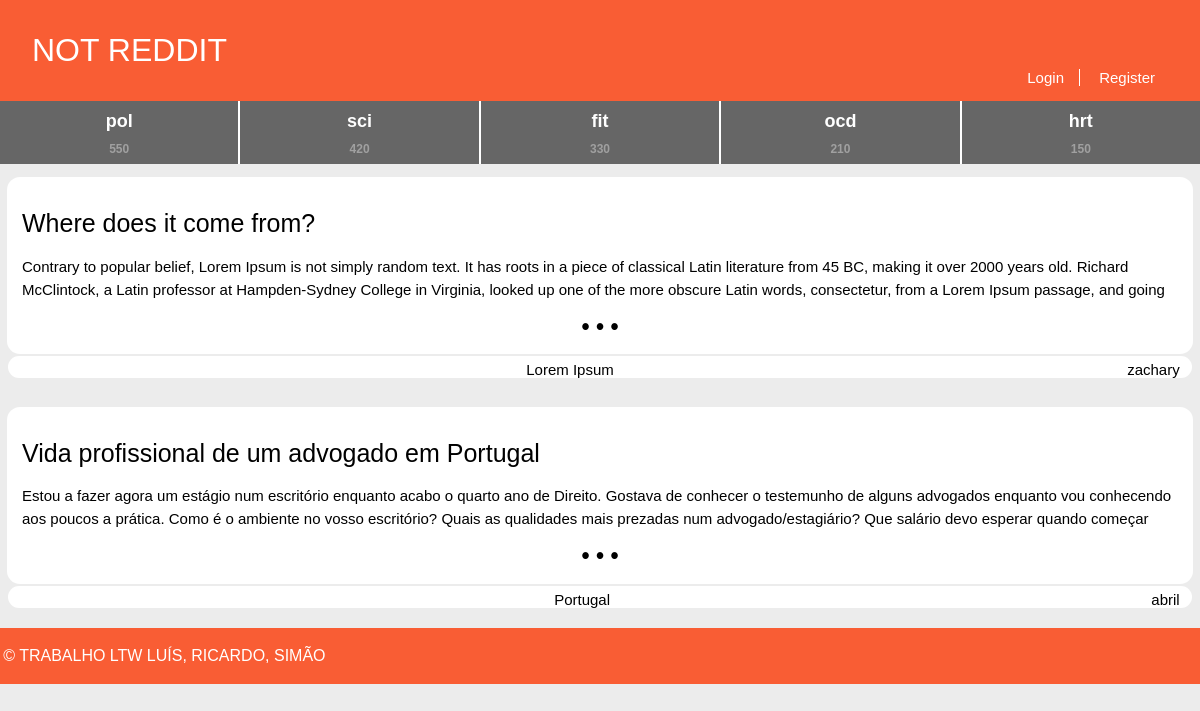
The page /pages/homepage.php on the database its author committed.
### tables this page shows
CREATE TABLE Channel (
  name VARCHAR PRIMARY KEY,
  subscribers INTEGER DEFAULT 0
);

CREATE TABLE Story (
  id INTEGER PRIMARY KEY,
  title VARCHAR,
  published INTEGER, -- date when the story was published in epoch format
  channel VARCHAR REFERENCES channel, -- comma separated tags
  author VARCHAR REFERENCES utilizer, -- who wrote the article
  points INTEGER DEFAULT 0,
  fulltext VARCHAR
);

### database/db_channel.php (called while the page is built, shortened)
<?php
	function getAllChannels(){
		$db = Database::instance()->db();
		$allChannels = $db->prepare('SELECT name FROM Channel');
		$allChannels->execute();
		$allChannelNames = $allChannels->fetchAll();
		return $allChannelNames;
	}
?>

### database/db_story.php (called while the page is built, shortened)
<?php
	function getMostRecentStoryFromChannel($channel){
		$db = Database::instance()->db();
		$recentStory = $db->prepare('SELECT id, title, fulltext, MAX(published) AS "published", channel, author, points FROM Story  WHERE channel = ?');
		$recentStory->execute(array($channel));
		$recentStory = $recentStory->fetchAll();
		return $recentStory;
	}
?>

### templates/tpl_common.php (the view, shortened to what this page needs)
<?php
	include_once('tpl_sub.php');
	include_once('tpl_story.php');
	include_once('../database/db_story.php');
?>
<?php function draw_header($username, $channel) { ?>
	<!DOCTYPE html>
	<html>
		<head>
			<link rel="stylesheet" href="../css/common.css">
		</head>
		<body>
			<header>
				<?php if($channel === "NOT REDDIT") { ?>
					<a id="title" href="../pages/homepage.php"><?=$channel?></a>
				<?php } else { ?>
					<a id="title" href="../pages/channel.php?name=<?=$channel?>"><?=$channel?></a>
				<?php } ?>
				<?php if($username != NULL) { ?>
					<nav id="signup">
						<a id="profile" href="../pages/profile.php?name=<?=$username?>"><?= $username ?></a>
						<a href="../actions/action_logout.php">Logout</a>
						<?php draw_subscriberList() ?>
					</nav>
				<?php } else { ?>
					<nav id="signup">
						<a href="../pages/login.php">Login</a>
						<a href="../pages/register.php">Register</a>
					</nav>
				<?php } ?>
			</header>
<?php } ?>
<?php function draw_info_bar_story($storyId, $username, $channel, $date, $points) { ?>
	<section id = "info_bar">
		<div id="middle">
			<a id="channel" href="../pages/channel.php?name=<?=$channel?>"><?=$channel?></a>
		</div>
		<div id="end">
			<a id="profile" href="../pages/profile.php?name=<?=$username?>"><?=$username?></a>
		</div>
	</section>
<?php } ?>
<?php function draw_footer() { ?>
	</body>
	<footer>
		<p>&copy; TRABALHO LTW LUÍS, RICARDO, SIMÃO</p>
	</footer>
	</html>
<?php } ?>

### pages/homepage.php (shortened to what this page needs)
<?php
	include_once('../templates/tpl_common.php');
	include_once('../templates/tpl_sub.php');
	include_once('../templates/tpl_story.php');
	include_once('../database/db_story.php');
	include_once('../database/db_channel.php');
	$channellist = array('pol', 'sci', 'fit', 'ocd', 'hrt');
	$numsubs = array('550', '420', '330', '210', '150');
	$channelid = array('68', '72', '44', '32', '69');
	if(!isset($_SESSION['username'])) {
		draw_header(null, 'NOT REDDIT');
	} else {
		draw_header($_SESSION['username'], 'NOT REDDIT');
		draw_topsubs($channellist, $numsubs, $channelid);
		draw_createChannel();
	}
	$allChannels = getAllChannels();
	foreach($allChannels as $channel){
		$mostRecent = getMostRecentStoryFromChannel($channel['name']);
		draw_storyCard($mostRecent[0], true);
	}
	draw_footer();
?>

### templates/tpl_story.php (shortened to what this page needs)
<?php
	include_once('../templates/tpl_common.php');
	include_once('../database/db_story.php');
?>
<?php function draw_storyCard($story, $displayChannel) { ?>
	<link rel="stylesheet" href="../css/storyCard.css">
	<?php if($displayChannel) {
		$channel = $story['channel'];
	} else {
		$channel = null;
	} ?>
	<button id="storyCard" onclick="window.location.href='../pages/story.php?id=<?=$story['id']?>'">
		<h1> <?=htmlspecialchars($story['title'])?> </h1>
		<p> <?=htmlspecialchars($story['fulltext'])?> </p>
		<p>&bull; &bull; &bull;</p>
	</button>
	<?php draw_info_bar_story($story['id'], $story['author'], $channel, $story['published'], $story['points']) ?>
<?php } ?>

### css/common.css (style rules this page uses)
body { margin: 0 auto; padding-bottom: 5em; max-width: 80em; --bg-color: #ececec; --panel-color: #f95d34; --error-bg-color: lightcoral; --error-ft-color: black; --successs-bg-color: lightgreen; --success-ft-color: black; background-color: var(--bg-color); }
body > header { display: grid; grid-template-columns: 1fr auto; grid-template-rows: auto auto; background-color: var(--panel-color) ; color: white; font-family: Verdana, sans-serif; }
body > header #title { padding-top: 1em; padding-left: 1em; text-decoration: none; color: white; font-size: 32px; grid-column: 1; grid-row: 1; cursor: pointer; }
body > header #signup { padding-right: 2em; padding-bottom: 15px; grid-column: 2; grid-row: 2; font-size: 15px; }
body > header > #signup > a:first-child { border-right: 1px solid white; }
body > header > #signup > a { padding: 0 1em; color: white; text-decoration: none; }
body > header #signup > a:first-child { padding-left: 0; }
#info_bar { background-color: white; border: none; border-radius: 13px; display: flex; flex-direction: row; justify-content: space-between; margin: 2px 0.5em 15px 0.5em; padding: 0.3em; padding-bottom: 0; font-family: Arial, sans-serif; }
#info_bar #channel { color: black; text-decoration: none; cursor: pointer; font-size: 15px; display: inline; }
#info_bar #profile { color: black; text-decoration: none; cursor: pointer; font-size: 15px; display:inline; padding-right: 0.5em; }
footer { padding: 0.2em; margin: 20px auto; max-width: 80em; background-color: var(--panel-color); color: white; font-family: Verdana, sans-serif; }

### css/storyCard.css (style rules this page uses)
#storyCard { background-color: white; border: 2px solid white; border-radius: 13px; margin: 1em 0.5em 0em 0.5em; padding: 1em; }
#storyCard > h1 { font-size: 25px; font-weight: 400; text-align: left; font-family: Verdana, sans-serif; }
#storyCard > p { overflow: hidden; max-height: 46px; text-align: left; font-size: 15px; line-height: 23px; font-family: Arial, sans-serif; }
#storyCard > p:last-child { text-align: center; font-size: 173%; font-weight: bolder; padding-top: 0; margin-top: 0; margin-bottom: 0; }

### rows shown on the page
channel: story.title "Where does it come from?", story.fulltext "Contrary to popular belief, Lorem Ipsum is not simply random text. It has roots in a piece of classical Latin literature from 45 BC, making it over 2000 years old. Richard McClintock, a Latin professor at Hampden-Sydney College in Virginia, looked up one of the more obscure Latin words, consectetur, from a Lorem Ipsum passage, and going…", story.channel "Lorem Ipsum", story.author "zachary"
channel: story.title "Vida profissional de um advogado em Portugal", story.fulltext "Estou a fazer agora um estágio num escritório enquanto acabo o quarto ano de Direito. Gostava de conhecer o testemunho de alguns advogados enquanto vou conhecendo aos poucos a prática. Como é o ambiente no vosso escritório? Quais as qualidades mais prezadas num advogado/estagiário? Que salário devo esperar quando começar…", story.channel "Portugal", story.author "abril"

### other values the page prints
$channel "NOT REDDIT"
$channellist[$i] "pol"
$numsubs[$i] "550"
$channellist[$i] "sci"
$numsubs[$i] "420"
$channellist[$i] "fit"
$numsubs[$i] "330"
$channellist[$i] "ocd"
$numsubs[$i] "210"
$channellist[$i] "hrt"
$numsubs[$i] "150"
